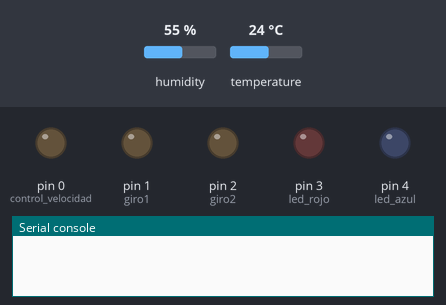
Recording of a program running on a simulated MicroPython board. Shown: output pins drawn as LEDs (lit = HIGH), the last lines printed to the serial console. Inputs (shaded band) come from the test bench; at power-on: temperature 24 °C, humidity 55 %.

Above: at 1.2 s.
1.3 s: temperature set to 30 °C
5.2 s: temperature set to 33 °C
At 9.2 s:
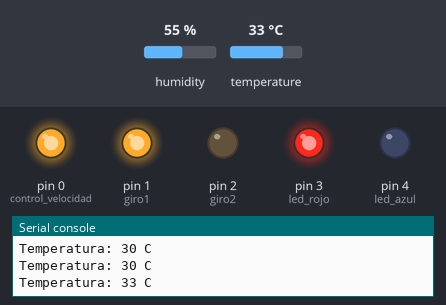
9.6 s: temperature set to 12 °C
At 12.7 s:
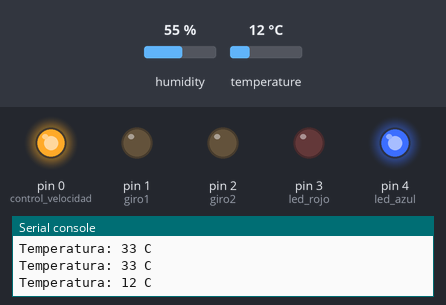
13.6 s: temperature set to 41 °C
At 17.3 s:
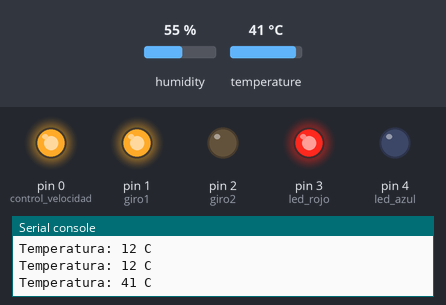
17.7 s: temperature set to 19 °C
At 20.8 s:
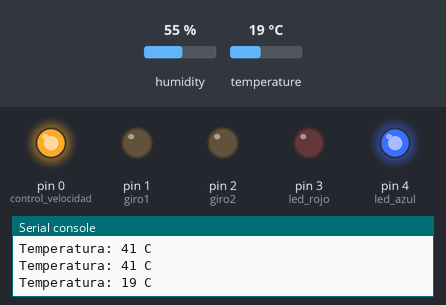
Timing chart, 0 to 22.3 s (numbered marks = the images above; inputs shaded):
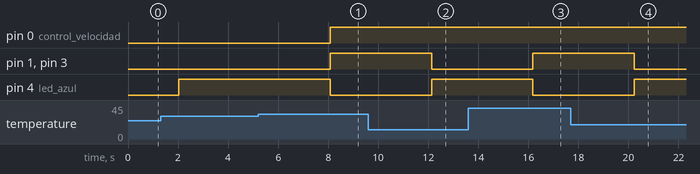

Measured:
- the behaviour switches between 31 and 32 °C on temperature (found by bisection; images 0 and 1)
- after the input at 5.2 s, pin 0 (control_velocidad), pin 1 (giro1), pin 3 (led_rojo): LOW → HIGH after 2.9 s; pin 4 (led_azul): HIGH → LOW after 2.9 s
- after the input at 9.6 s, pin 1 (giro1), pin 3 (led_rojo): HIGH → LOW after 2.5 s; pin 4 (led_azul): LOW → HIGH after 2.5 s
- after the input at 13.6 s, pin 1 (giro1), pin 3 (led_rojo): LOW → HIGH after 2.6 s; pin 4 (led_azul): HIGH → LOW after 2.6 s
- after the input at 17.7 s, pin 1 (giro1), pin 3 (led_rojo): HIGH → LOW after 2.5 s; pin 4 (led_azul): LOW → HIGH after 2.5 s

The program:

Codigo.py
```python
from machine import Pin, PWM
import time
from dht import DHT11

# Crear variables para el sensor de temperatura
sensor = DHT11(Pin(15))
temp = 0

# Crear variables para el motor
control_velocidad = PWM(Pin(0, Pin.OUT), freq=1000)
giro1 = Pin(1, Pin.OUT)
giro2 = Pin(2, Pin.OUT)
velocidad_giro = 65535

# Crear variables para los leds
led_azul = Pin(4, Pin.OUT)
led_rojo = Pin(3, Pin.OUT)

# Función de control del leds
def encender_led_rojo():
    led_rojo.on()
    led_azul.off()

def encender_led_azul():
    led_azul.on()
    led_rojo.off()

# Función para leer la temperatura
def leerTemp():
    global temp
    sensor.measure()
    temp = sensor.temperature()
    time.sleep(2)
    print("Temperatura: " + str(temp) + " C")

# Función para mover el motor
def motor():
    if temp >= 32:
        encender_led_rojo()
        giro1.on()
        giro2.off()
        control_velocidad.duty_u16(velocidad_giro)
    else:
        encender_led_azul()
        giro1.off()
        giro2.off()

# Ciclo principal
while True:
    leerTemp()
    motor()
```
